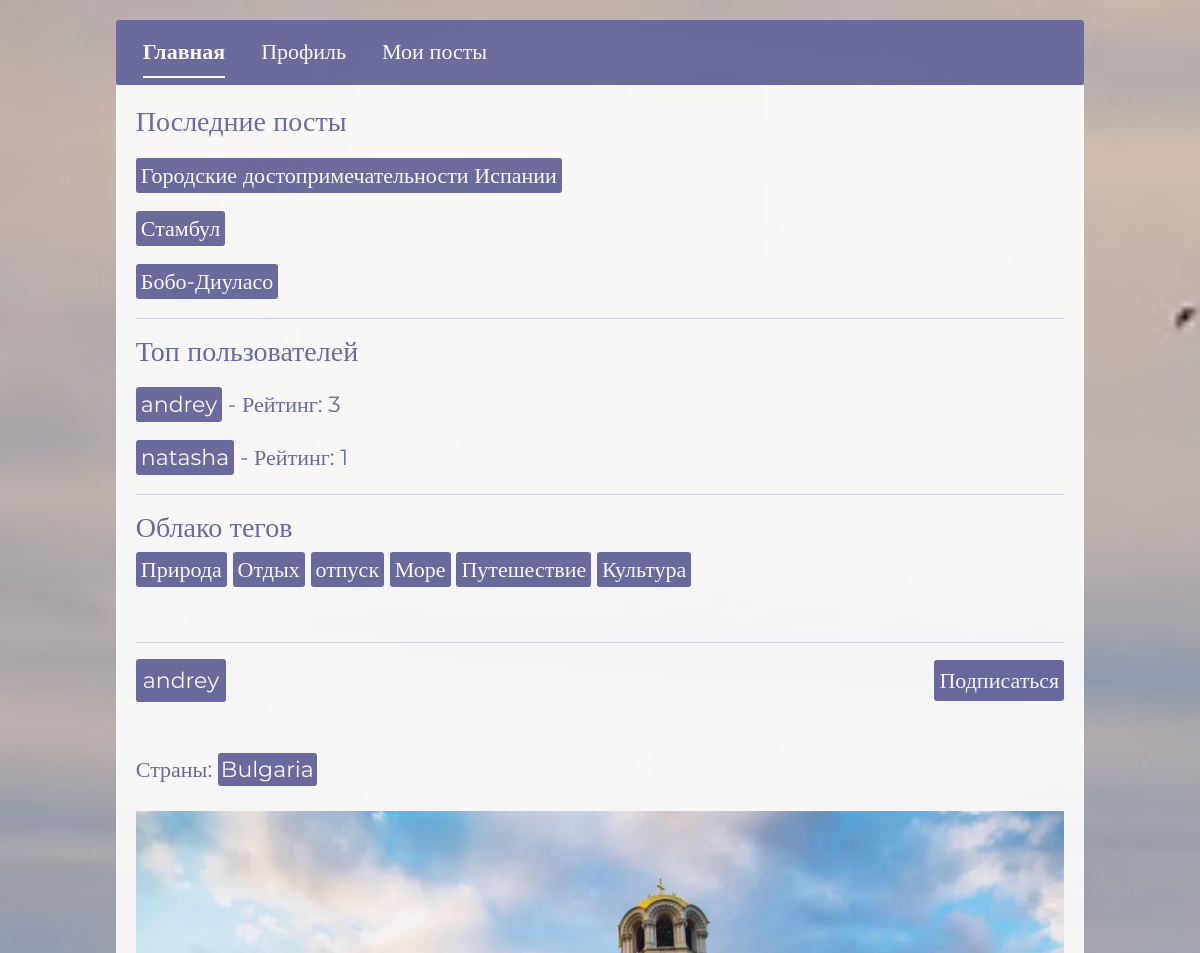
Page /profiles/2/posts/ (signed in, upper part) on the earlier database version.
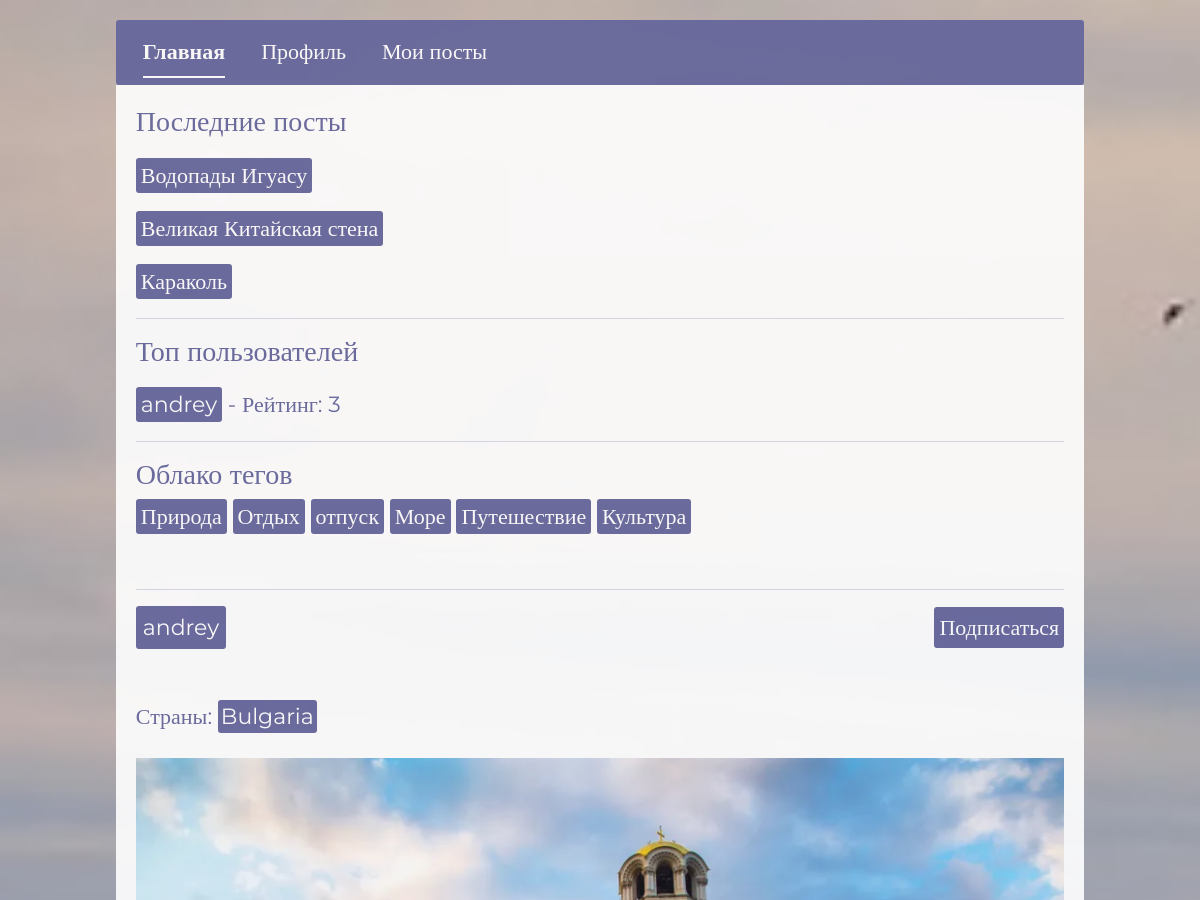
Same page on the later database version.
### user/models.py (models this page shows, shortened)
class Post(models.Model):
    create_date = models.DateTimeField(auto_now_add=True)
    author = models.ForeignKey(User, on_delete=models.CASCADE,  verbose_name='Автор', blank=False, null=True, related_name='posts')
    countries = models.ManyToManyField(Country, blank=False, verbose_name="Страны")
    subject = models.CharField(max_length=255, blank=False, null=True, verbose_name='Тема')
    body = models.TextField(validators=[MinLengthValidator(3)], blank=False, null=True, verbose_name='Тело поста')
    photos = models.ManyToManyField(Photo, blank=True, verbose_name='Фотографии')
    tags = models.ManyToManyField(Tag, blank=True, verbose_name='Теги')
    rating = models.IntegerField(default=0, verbose_name='Рейтинг')
    last_lifted_at = models.DateTimeField(null=True, blank=True, verbose_name='Последнее время поднятия')
    class Meta:
        verbose_name = 'Пост'
        verbose_name_plural = 'Посты'

class Profile(models.Model):
    user = models.OneToOneField(User, on_delete=models.CASCADE, verbose_name='Пользователь')
    countries_interest = models.ManyToManyField(Country, blank=True, verbose_name="Интересующие страны")
    post_count = models.IntegerField(default=0, verbose_name='Количество постов')
    followers = models.ManyToManyField(User, related_name='following', blank=True, verbose_name='Подписчики')
    followers_count = models.IntegerField(default=0, verbose_name='Количество подписчиков')
    is_create = models.BooleanField(default=True, verbose_name='Создавать посты')
    is_blocked = models.BooleanField(default=False, verbose_name='Заблокирован')
    class Meta:
        verbose_name = 'Профиль'
        verbose_name_plural = 'Профили'

class Tag(models.Model):
    name = models.CharField(max_length=50, verbose_name='Тег')
    class Meta:
        verbose_name = 'Тег'
        verbose_name_plural = 'Теги'

class Photo(models.Model):
    image = models.ImageField(upload_to='post_photos/', validators=[validate_image_size], verbose_name='Фото')
    class Meta:
        verbose_name = 'Фото'
        verbose_name_plural = 'Фотки'

### country/models.py (models this page shows, shortened)
class Country(models.Model):
    name = models.CharField(max_length=255, verbose_name='Название страны')
    top_level_domain = models.CharField(max_length=255, blank=True, verbose_name='Топ-уровневый домен')
    alpha2_code = models.CharField(max_length=255, blank=True, verbose_name='Двухбуквенный код страны')
    alpha3_code = models.CharField(max_length=255, blank=True, verbose_name='Трехбуквенный код страны')
    calling_code = models.CharField(max_length=255, blank=True, verbose_name='Телефонный код')
    capital = models.CharField(max_length=255, blank=True, verbose_name='Столица')
    alt_spellings = models.TextField(blank=True, verbose_name='Альтернативные написания')
    region = models.CharField(max_length=255, blank=True, verbose_name='Регион')
    class Meta:
        verbose_name = 'Страна'
        verbose_name_plural = 'Страны'

### user/views.py (the view)
# urls.py: path('profiles/<int:user_id>/posts/', views.profile_posts, name='profile_posts'),
@login_required
def profile_posts(request, user_id):
    cache_key_profile = f"profile_{request.user.id}"
    profile = cache.get(cache_key_profile)
    if not profile:
        profile = Profile.objects.get(user=request.user)
        cache.set(cache_key_profile, profile, timeout=60*5)
    blocked_response = check_user_blocked(profile)
    if blocked_response:
        return blocked_response
    active_link = 'profile_posts'
    cache_key_user_profile = f"profile_detail_{user_id}"
    profile = cache.get(cache_key_user_profile)
    if not profile:
        profile = get_object_or_404(Profile, user__id=user_id)
        cache.set(cache_key_user_profile, profile, timeout=60*5)
    user = profile.user
    cache_key_posts = f"user_posts_{user_id}"
    posts = cache.get(cache_key_posts)
    if not posts:
        posts = profile.user.posts.all().order_by('-create_date')
        cache.set(cache_key_posts, posts, timeout=60*5)
    paginator = Paginator(posts, 10)
    page_number = request.GET.get('page')
    page_obj = paginator.get_page(page_number)
    context = {
        'profile': profile,
        'user': user,
        'posts': page_obj,
        'active_link': active_link
    }
    return render(request, 'user/profile_detail.html', context)

### user/context_processors.py (called while the page is built)
def global_context(request):
    latest_posts = Post.objects.order_by('-create_date')[:3]
    tag_cloud = Tag.objects.all()
    top_users = Profile.objects.annotate(
        posts_count=Count('user__posts'),
        total_rating=Sum('user__posts__rating')
    ).filter(total_rating__gt=0).order_by('-total_rating')[:5]
    return {
        'latest_posts': latest_posts,
        'tag_cloud': tag_cloud,
        'top_users': top_users,
    }

### user/permissions.py (called while the page is built)
def check_user_blocked(profile):
    if profile.is_blocked:
        return HttpResponse("Ваш аккаунт заблокирован. Вы не можете создавать посты.", status=403)
    return None

### templates/user/profile_detail.html (shortened to what this page needs)
{% extends 'base.html' %}
{% block extra_css %}
    {% load static %}
    <link rel="stylesheet" href="{% static 'css/profile_detail.css' %}">
{% endblock %}
{% block content %}
    <div id="wrapper">
        <div id="index-nav">
            <ul class="nav nav-underline">
              <li class="nav-item" id="index-nav-item">
                <a id="index-link" class="nav-link active" aria-current="page" href="{% url 'index'%}">Главная</a>
              </li>
              <li class="nav-item" id="index-nav-item">
                <a id="index-link" class="nav-link" aria-current="page" href="{% url 'profile_detail' user.id %}">Профиль</a>
              </li>
              <li class="nav-item" id="index-nav-item">
                <a id="index-link" class="nav-link" aria-current="page" href="{% url 'profile_posts' user.id %}">Мои посты</a>
              </li>
            </ul>
        </div>
        <div id="lenta">
            {% include 'commom_info.html' %}
        </div>
        {% if active_link == 'profile_posts' %}
            {% for post in posts %}
            <div id="lenta">
                <hr>
                <div id="author">
                    <a href="{% url 'profile_detail' post.author.id %}">{{post.author }}</a>
                <div>
                    {% if request.user.is_authenticated %}
                        {% if request.user != profile.user %}
                            {% if post.is_following %}
                                <form action="{% url 'toggle_subscription' post.author.id %}" method="POST">
                                    {% csrf_token %}
                                    <button type="submit" id="subscription-bth">Отписаться</button>
                                </form>
                            {% else %}
                                <form action="{% url 'toggle_subscription' post.author.id %}" method="POST">
                                    <button type="submit" id="subscription-bth">Подписаться</button>
                                </form>
                            {% endif %}
                        {% endif %}
                    {% endif %}
                </div>
            </div>
            <br>
            <div id="country">
                {% if post.countries.exists %}
                    <p>Страны:
                        {% for country in post.countries.all %}
                        <a href="{% url 'country_detail' country.id %}">{{ country.name }}</a>{% if not forloop.last %}, {% endif %}
                        {% endfor %}
                    </p>
                {% else %}
                    <p>Страны не указаны</p>
                {% endif %}
            </div>
            <div id="post_{{ post.id }}" class="carousel slide" data-bs-ride="carousel">
                <div class="carousel-inner">
                    {% if post.photos.exists %}
                        {% for photo in post.photos.all %}
                            <div class="carousel-item {% if forloop.first %}active{% endif %}">
                                <img src="{{ photo.image.url }}" class="d-block w-100" alt="photo">
                            </div>
                        {% endfor %}
                    {% else %}
                        <div class="carousel-item active">
                            <img src="" class="d-block w-100" alt="Нет фотографий">
                        </div>
                    {% endif %}
                </div>
                <button class="carousel-control-prev" type="button" data-bs-target="#post_{{ post.id }}" data-bs-slide="prev">
                </button>
                <button class="carousel-control-next" type="button" data-bs-target="#post_{{ post.id }}" data-bs-slide="next">
                </button>
            </div>
            <br>
            <br>
        </div>
            {% endfor %}
        {% endif %}
    </div>
{% endblock %}

### templates/commom_info.html
<div id="top-info">
    <h3>Последние посты</h3>
    {% for post in latest_posts %}
        <div id="link_posts">
            <a href="{% url 'post_detail' post.id %}">{{post.subject}}</a>
        </div>
    {% endfor %}
    <hr>
    <h3>Топ пользователей</h3>
    {% for user in top_users %}
        <div id="link_users">
            <a href="{% url 'profile_detail' user.user.id %}">{{user.user.username}}</a> - Рейтинг: {{ user.total_rating }}
        </div>
    {% endfor %}
    <hr>
    <h3>Облако тегов</h3>
    {% for tag in tag_cloud %}
        <div id="tags">
            <a href="{% url 'posts_by_tag' tag.id %}">{{tag.name}}</a>
        </div>
    {% endfor %}
</div>

Differences in the rows shown:
no longer on this page (row edited): Post: subject "Городские достопримечательности Испании", shown under "Последние посты"
no longer on this page (row edited): Post: subject "Стамбул", shown under "Последние посты"
no longer on this page (row edited): Post: subject "Бобо-Диуласо", shown under "Последние посты"
no longer on this page (row unchanged): Profile: user.username "natasha", total_rating "1"
added Post: subject "Водопады Игуасу", shown under "Последние посты"
added Post: subject "Великая Китайская стена", shown under "Последние посты"
added Post: subject "Караколь", shown under "Последние посты"
